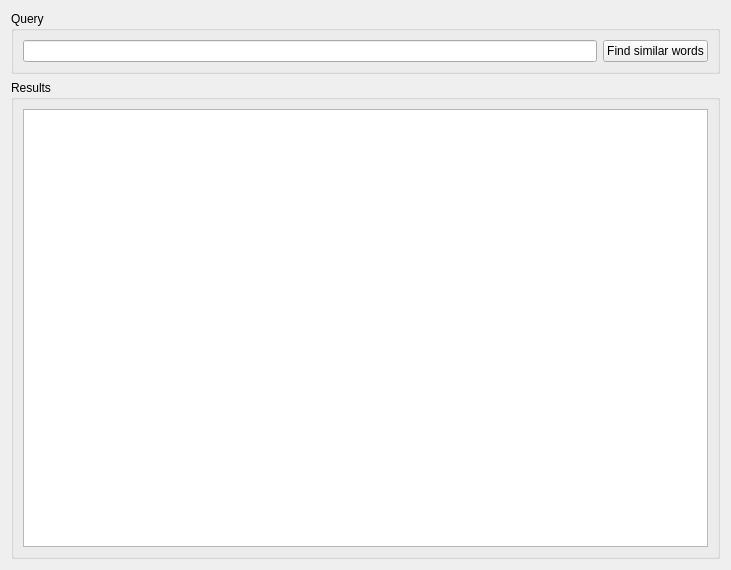
<?xml version="1.0" encoding="UTF-8"?>
<ui version="4.0">
 <class>SimilarityWidget</class>
 <widget class="QWidget" name="SimilarityWidget">
  <property name="geometry">
   <rect>
    <x>0</x>
    <y>0</y>
    <width>731</width>
    <height>570</height>
   </rect>
  </property>
  <property name="windowTitle">
   <string>Form</string>
  </property>
  <layout class="QVBoxLayout" name="verticalLayout">
   <item>
    <widget class="QGroupBox" name="groupBox">
     <property name="title">
      <string>Query</string>
     </property>
     <layout class="QHBoxLayout" name="horizontalLayout">
      <item>
       <widget class="QLineEdit" name="queryLineEdit">
        <property name="sizePolicy">
         <sizepolicy hsizetype="Expanding" vsizetype="Fixed">
          <horstretch>0</horstretch>
          <verstretch>0</verstretch>
         </sizepolicy>
        </property>
       </widget>
      </item>
      <item>
       <widget class="QPushButton" name="queryPushButton">
        <property name="text">
         <string>Find similar words</string>
        </property>
       </widget>
      </item>
     </layout>
    </widget>
   </item>
   <item>
    <widget class="QGroupBox" name="groupBox_2">
     <property name="title">
      <string>Results</string>
     </property>
     <layout class="QVBoxLayout" name="verticalLayout_2">
      <item>
       <widget class="QTableView" name="similarView">
        <property name="alternatingRowColors">
         <bool>true</bool>
        </property>
        <property name="selectionMode">
         <enum>QAbstractItemView::SingleSelection</enum>
        </property>
       </widget>
      </item>
     </layout>
    </widget>
   </item>
  </layout>
 </widget>
 <resources/>
 <connections/>
</ui>
